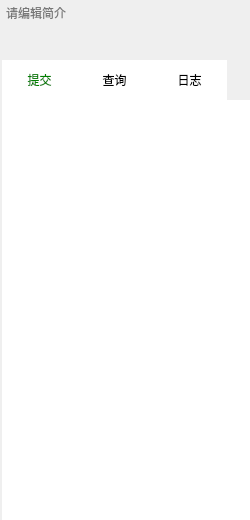
<?xml version="1.0" encoding="UTF-8"?>
<ui version="4.0">
 <class>QSideWidget</class>
 <widget class="QBaseWidget" name="QSideWidget">
  <property name="geometry">
   <rect>
    <x>0</x>
    <y>0</y>
    <width>250</width>
    <height>520</height>
   </rect>
  </property>
  <property name="windowTitle">
   <string>QSideWidget</string>
  </property>
  <property name="styleSheet">
   <string notr="true">QSideWidget{
	background:white;
	border-left:2px solid #aaaaaa;
}
QBaseWidget#subWidget{
	background:#f6f6f6;
}
QTextEdit#textEdit{
	background:transparent;
	border:none;
	font:12px &quot;微软雅黑&quot;;
}
QToolButton#btnEdt{
	border-image: url(:/images/edit);
}
QTabWidget::tab-bar{
	border-width:0px;
	background:white;
	alignment:center;
}
QTabBar::tab{
	border-bottom-color: #C2C7CB;
    border-top-left-radius: 0px;
    border-top-right-radius: 0px;
    max-width: 75px;
	min-width:75px; 
	height:40px;
    font:30 16px &quot;微软雅黑&quot;;
    padding: 0px;
	background:white;
}

QTabBar::tab:selected{
	border-color: white;
	background:white;
	color:green;
}

QTabWidget::pane{
	border:none;
	background:white;
}
QListWidget{
	border:none;
}</string>
  </property>
  <layout class="QVBoxLayout" name="verticalLayout">
   <property name="spacing">
    <number>0</number>
   </property>
   <property name="leftMargin">
    <number>2</number>
   </property>
   <property name="topMargin">
    <number>0</number>
   </property>
   <property name="rightMargin">
    <number>0</number>
   </property>
   <property name="bottomMargin">
    <number>0</number>
   </property>
   <item>
    <widget class="QBaseWidget" name="subWidget" native="true">
     <property name="sizePolicy">
      <sizepolicy hsizetype="Preferred" vsizetype="Fixed">
       <horstretch>0</horstretch>
       <verstretch>0</verstretch>
      </sizepolicy>
     </property>
     <property name="minimumSize">
      <size>
       <width>0</width>
       <height>0</height>
      </size>
     </property>
     <property name="maximumSize">
      <size>
       <width>16777215</width>
       <height>60</height>
      </size>
     </property>
     <widget class="QTextEdit" name="textEdit">
      <property name="geometry">
       <rect>
        <x>0</x>
        <y>0</y>
        <width>250</width>
        <height>60</height>
       </rect>
      </property>
      <property name="sizePolicy">
       <sizepolicy hsizetype="Expanding" vsizetype="Expanding">
        <horstretch>0</horstretch>
        <verstretch>0</verstretch>
       </sizepolicy>
      </property>
      <property name="focusPolicy">
       <enum>Qt::ClickFocus</enum>
      </property>
      <property name="placeholderText">
       <string>请编辑简介</string>
      </property>
     </widget>
     <widget class="QToolButton" name="btnEdt">
      <property name="geometry">
       <rect>
        <x>210</x>
        <y>35</y>
        <width>20</width>
        <height>20</height>
       </rect>
      </property>
      <property name="maximumSize">
       <size>
        <width>20</width>
        <height>20</height>
       </size>
      </property>
      <property name="focusPolicy">
       <enum>Qt::ClickFocus</enum>
      </property>
      <property name="text">
       <string/>
      </property>
      <property name="iconSize">
       <size>
        <width>20</width>
        <height>20</height>
       </size>
      </property>
      <property name="autoRepeatDelay">
       <number>300</number>
      </property>
      <property name="autoRaise">
       <bool>true</bool>
      </property>
     </widget>
    </widget>
   </item>
   <item>
    <widget class="QTabWidget" name="tabWidget">
     <property name="sizePolicy">
      <sizepolicy hsizetype="Preferred" vsizetype="Preferred">
       <horstretch>0</horstretch>
       <verstretch>0</verstretch>
      </sizepolicy>
     </property>
     <property name="minimumSize">
      <size>
       <width>0</width>
       <height>80</height>
      </size>
     </property>
     <property name="currentIndex">
      <number>0</number>
     </property>
     <widget class="QBaseWidget" name="tabCommit">
      <attribute name="title">
       <string>提交</string>
      </attribute>
     </widget>
     <widget class="QBaseWidget" name="tabLookup">
      <attribute name="title">
       <string>查询</string>
      </attribute>
     </widget>
     <widget class="QBaseWidget" name="tabLog">
      <attribute name="title">
       <string>日志</string>
      </attribute>
      <widget class="QListWidget" name="listWidget">
       <property name="geometry">
        <rect>
         <x>30</x>
         <y>50</y>
         <width>201</width>
         <height>251</height>
        </rect>
       </property>
      </widget>
     </widget>
    </widget>
   </item>
  </layout>
 </widget>
 <layoutdefault spacing="6" margin="11"/>
 <customwidgets>
  <customwidget>
   <class>QBaseWidget</class>
   <extends>QWidget</extends>
   <header>qbasewidget.h</header>
   <container>1</container>
  </customwidget>
 </customwidgets>
 <resources>
  <include location="../microlib.qrc"/>
 </resources>
 <connections/>
</ui>
